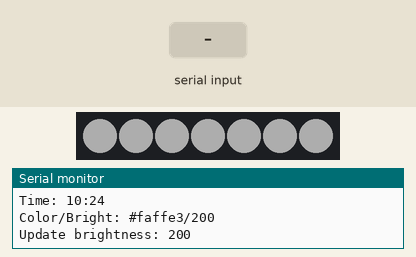
This sketch was run on a simulated Arduino Uno, built with avr-gcc and run on an emulated ATmega328P. Shown: 7 RGB LEDs in strip order, left to right, the last lines printed to the serial monitor. The test bench sets the inputs (shaded band). Dim RGB values are drawn brighter than linear; the local clock reads 2024-03-15 10:24:30 at power-on unless the sketch sets it.

Above: at 0.1 s.
At 6.2 s:
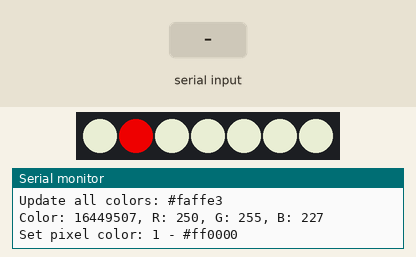
6.3 s: "AA;1\n" received over Serial
At 11.4 s:
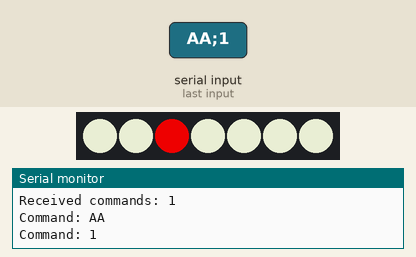
17.0 s: "AA;150\n" received over Serial
27.3 s: "TT;1\n" received over Serial
Timing chart, 0 to 42.7 s (numbered marks = the images above; inputs shaded):
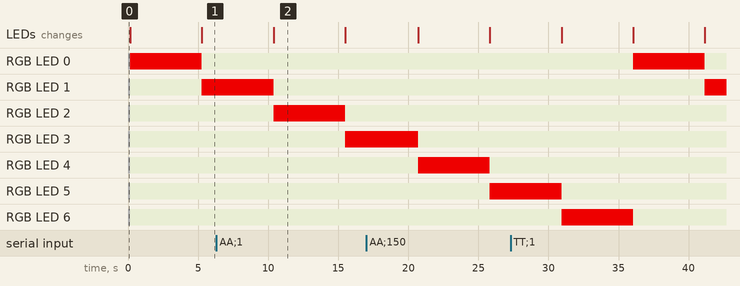

Measured:
- what the display in image 2 shows lasts 5.1 s, from 10.4 s to 15.5 s

The sketch:

neopixel-serial.ino
```cpp
#include <Adafruit_NeoPixel.h>
#include <DS3232RTC.h>

// Fix for NeoPixel.
#ifdef __AVR__
  #include <avr/power.h>
#endif

#define PIXEL_PIN 6
int numPixels = 7;

String inputString = "";         // a String to hold incoming data
bool stringComplete = false;  // whether the string is complete

Adafruit_NeoPixel strip = Adafruit_NeoPixel(numPixels, PIXEL_PIN, NEO_GRB + NEO_KHZ800);

String colors[] = {
    "#0000ff", // 0
    "#0000ff",
    "#0020ff",
    "#0020ff",
    "#0040ff",
    "#0040ff",
    "#00aaff", // 6
    "#00aaff",
    "#38d0ff",
    "#7aff8e",
    "#faffe3",
    "#f9f8b2",
    "#ffffff", // 12
    "#fffa94",
    "#fff58a",
    "#fff070",
    "#ff9500",
    "#ff9520",
    "#ff5050", // 18
    "#ff50aa",
    "#ff00cc",
    "#cc00ff",
    "#5000ff",
    "#1000ff"
  };

int brights[] = {
    15, // 0
    20,
    20,
    30,
    30,
    40,
    70, // 6
    100,
    120,
    150,
    200,
    215,
    230, // 12
    215,
    215,
    200,
    200,
    170,
    100, // 18
    50,
    40,
    30,
    30,
    20,
  };

int currentFloat = 0;

void setup() {
  strip.begin();
  strip.setBrightness(50);
  updateAllPixelsColor("#ffffff");
  strip.show();

  Serial.begin(9600);
  // reserve 200 bytes for the inputString:
  inputString.reserve(200);

  setSyncProvider(RTC.get);   // the function to get the time from the RTC
    if(timeStatus() != timeSet)
        Serial.println("Unable to sync with the RTC");
    else
        Serial.println("RTC has set the system time");

  Serial.println("Waiting for commands");
}

void loop() {
  updateByHour();

  if (stringComplete) {
    Serial.print("Received commands: ");
    Serial.println(stringComplete);

    // Translate string and change color.
    convertCommands(inputString.c_str());

    inputString = "";
    stringComplete = false;
  }

  strip.show();
  delay(5000);
}

void updateByHour() {
  int currentHour = hour();

  Serial.print("Time: ");
  Serial.print(hour());
  Serial.print(":");
  Serial.println(minute());

  String color = colors[currentHour];
  int bright = brights[currentHour];

  Serial.print("Color/Bright: ");
  Serial.print(color);
  Serial.print("/");
  Serial.println(bright);

  updateBrightness(bright);
  updateAllPixelsColor(color);

  String floatColor = "#ff0000";

  if (currentHour > 19 || currentHour < 8) {
    floatColor = "#0000ff";
  }

  updatePixelColor(currentFloat, floatColor);

  currentFloat++;

  if (currentFloat > 6) {
    currentFloat = 0;
  }
}

void convertCommands(char commands[]) {
  char *token = NULL;

  // Example of commands: 01#ffffff;02#ff0011
  token = strtok(commands, ";");

  while (token != NULL) {
    executeCommand(token);
    token = strtok(NULL, ";");
  }
}

void executeCommand(char c_command[]) {
  String command = String(c_command);

  Serial.print("Command: ");
  Serial.println(command);

  if (command.length() < 3) {
    return;
  }

  // Get pixel number/bright and color.
  String pixelNumber = command.substring(0, 2);
  String color = command.substring(2);

  Serial.println("("+pixelNumber+")"+color);

  if (pixelNumber == "--") {
    // Update brightness.
    updateBrightness(color.toInt());

    return;
  }

  if (pixelNumber == "AA") {
    // Update all pixels.
    updateAllPixelsColor(color);

    return;
  }

  if (pixelNumber == "TT") {
    // Update time
    updateTime(color);

    return;
  }

  int pixel = pixelNumber.toInt();
  updatePixelColor(pixel, color);
}

void updateTime(String value) {
  // Format: hhmmssddmmaaaa

  Serial.print("Set time from: ");
  Serial.println(value);

  if (value.length() < 14) {
    Serial.println("Time wrong format.");
    return;
  }

  int vhh = value.substring(0,2).toInt();
  int vmi = value.substring(2,4).toInt();
  int vss = value.substring(4,6).toInt();
  int vdd = value.substring(6,8).toInt();
  int vmo = value.substring(8,10).toInt();
  int vaaaa = value.substring(10,14).toInt();

  setTime(vhh, vmi, vss, vdd, vmo, vaaaa);
  RTC.set(now());
}

void updatePixelColor(int pixel, String hex) {
  Serial.print("Set pixel color: ");
  Serial.print(pixel);
  Serial.print(" - ");
  Serial.println(hex);

  // TODO: convert in a function.
  long number = (long) strtol( &hex[1], NULL, 16);
  long r = number >> 16;
  long g = number >> 8 & 0xFF;
  long b = number & 0xFF;

  strip.setPixelColor(pixel, r, g, b);
  // strip.show();
}

void updateBrightness(int brightness) {
  Serial.print("Update brightness: ");
  Serial.println(brightness);

  strip.setBrightness(brightness);
  // strip.show();
}

void updateAllPixelsColor(String hex) {
  Serial.print("Update all colors: ");
  Serial.println(hex);

  long number = (long) strtol( &hex[1], NULL, 16);
  long r = number >> 16;
  long g = number >> 8 & 0xFF;
  long b = number & 0xFF;

  Serial.print("Color: ");
  Serial.print(number);
  Serial.print(", R: ");
  Serial.print(r);
  Serial.print(", G: ");
  Serial.print(g);
  Serial.print(", B: ");
  Serial.println(b);

  for (int i = 0; i < numPixels; i++) {
    strip.setPixelColor(i, r, g, b);
  }

  // strip.show();
}

/*
  SerialEvent occurs whenever a new data comes in the hardware serial RX. This
  routine is run between each time loop() runs, so using delay inside loop can
  delay response. Multiple bytes of data may be available.
*/
void serialEvent() {
  while (Serial.available()) {
    // get the new byte:
    char inChar = (char)Serial.read();
    // if the incoming character is a newline, set a flag so the main loop can
    // do something about it:
    if (inChar == '\n' || inChar == 'x') {
      stringComplete = true;
      return;
    }

    // add it to the inputString:
    inputString += inChar;
  }
}
```
